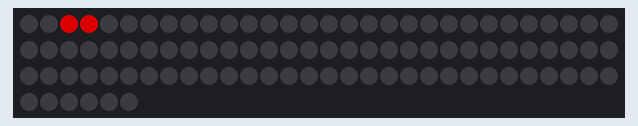
The sketch below on a simulated Arduino Uno, built with avr-gcc and run on an emulated ATmega328P. On the bench: 96 RGB LEDs in strip order, left to right, continuing on the next row. Dim RGB values are drawn brighter than linear.

Above: at 0.2 s.
At 8.66 s:
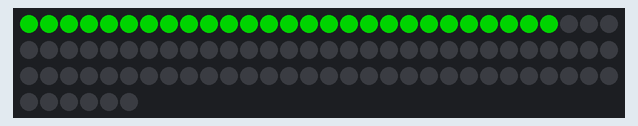
At 9.28 s:
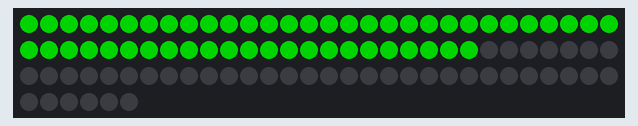
At 9.91 s:
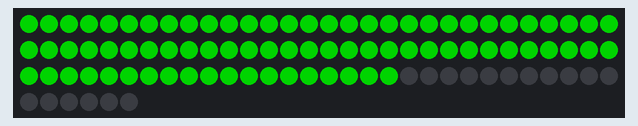

The sketch:

animations.ino
```cpp
#include <Adafruit_NeoPixel.h>
#include <avr/power.h>

#define PIN            6

// How many NeoPixels are attached to the Arduino?
#define NUMPIXELS      96

Adafruit_NeoPixel pixels = Adafruit_NeoPixel(NUMPIXELS, PIN, NEO_GRB + NEO_KHZ800);

void setup() {
  pixels.begin(); // This initializes the NeoPixel library.
  randomSeed(analogRead(0));
}

void loop() {
  uint32_t color = pixels.Color(0, 128, 0);
  go_kitt();
  colorWipe(color, 20);
  animated_clear();
 }


void go_kitt(){
  for(int i=3; i<16; i+=4){
    knight_rider(0, i, 50);
  }
}
void clear_all(){
  for(int i=0; i<pixels.numPixels(); i++){
    pixels.setPixelColor(i, pixels.Color(0,0,0));
  }
  pixels.show();
}

void animated_clear(){
  for(int i=0; i<pixels.numPixels(); i++){
    pixels.setPixelColor(i, pixels.Color(0,0,0));
    if(i<pixels.numPixels()-1) pixels.setPixelColor(i+1, pixels.Color(0,0,125));

    if(i<pixels.numPixels()-2) pixels.setPixelColor(i+2, pixels.Color(0,0,125));
    if(i<pixels.numPixels()-3) pixels.setPixelColor(i+3, pixels.Color(0,0,125));
    pixels.show();
    delay(50);
  }
}

void knight_rider(int minn, int maxn, int delayval){
  for(int i=minn; i<maxn; i++){
    pixels.setPixelColor(i, pixels.Color(150,0,0));
    pixels.setPixelColor(i+1, pixels.Color(150,0,0));
    if(i>minn){
      pixels.setPixelColor(i-1, pixels.Color(0,0,0));
    }
    delay(delayval);
    pixels.show();
  }
  delay(500);
  for(int i=maxn; i>minn; i--){
    pixels.setPixelColor(i, pixels.Color(150,0,0));
    pixels.setPixelColor(i-1, pixels.Color(150,0,0));
    if(i<maxn){
      pixels.setPixelColor(i+1, pixels.Color(0,0,0));
    }
    delay(delayval);
    pixels.show();
  }
    delay(500);
}

// Fill the dots one after the other with a color
void colorWipe(uint32_t c, uint8_t wait) {
  for(uint16_t i=0; i<pixels.numPixels(); i++) {
    pixels.setPixelColor(i, c);
    pixels.show();
    delay(wait);
  }
}
```

Measured:
- by itself, everything shown: repeats every 15.4 s, in 169 steps
